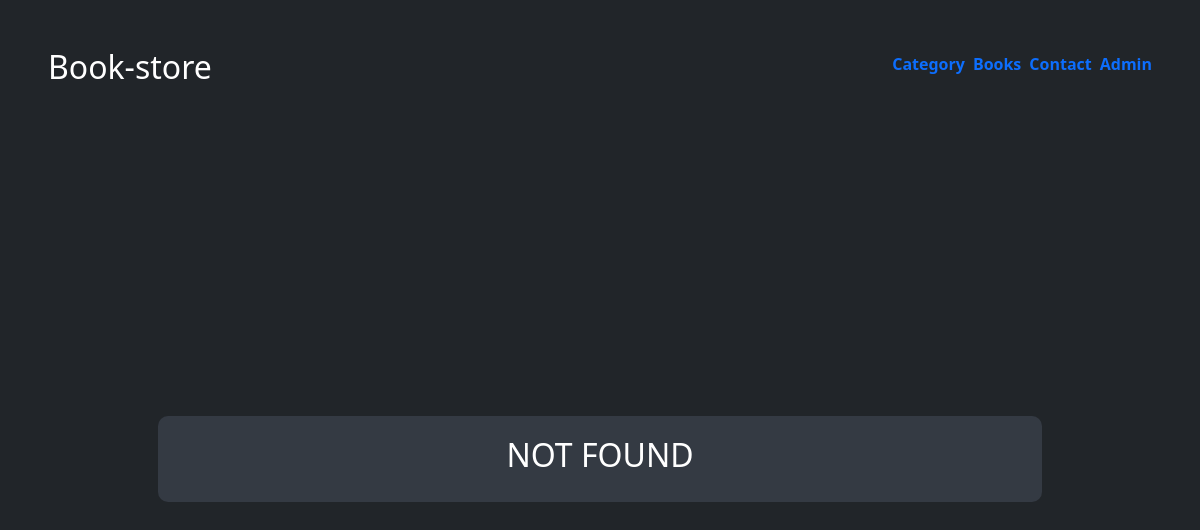
/directions/49/, run on an earlier commit of the app's database.
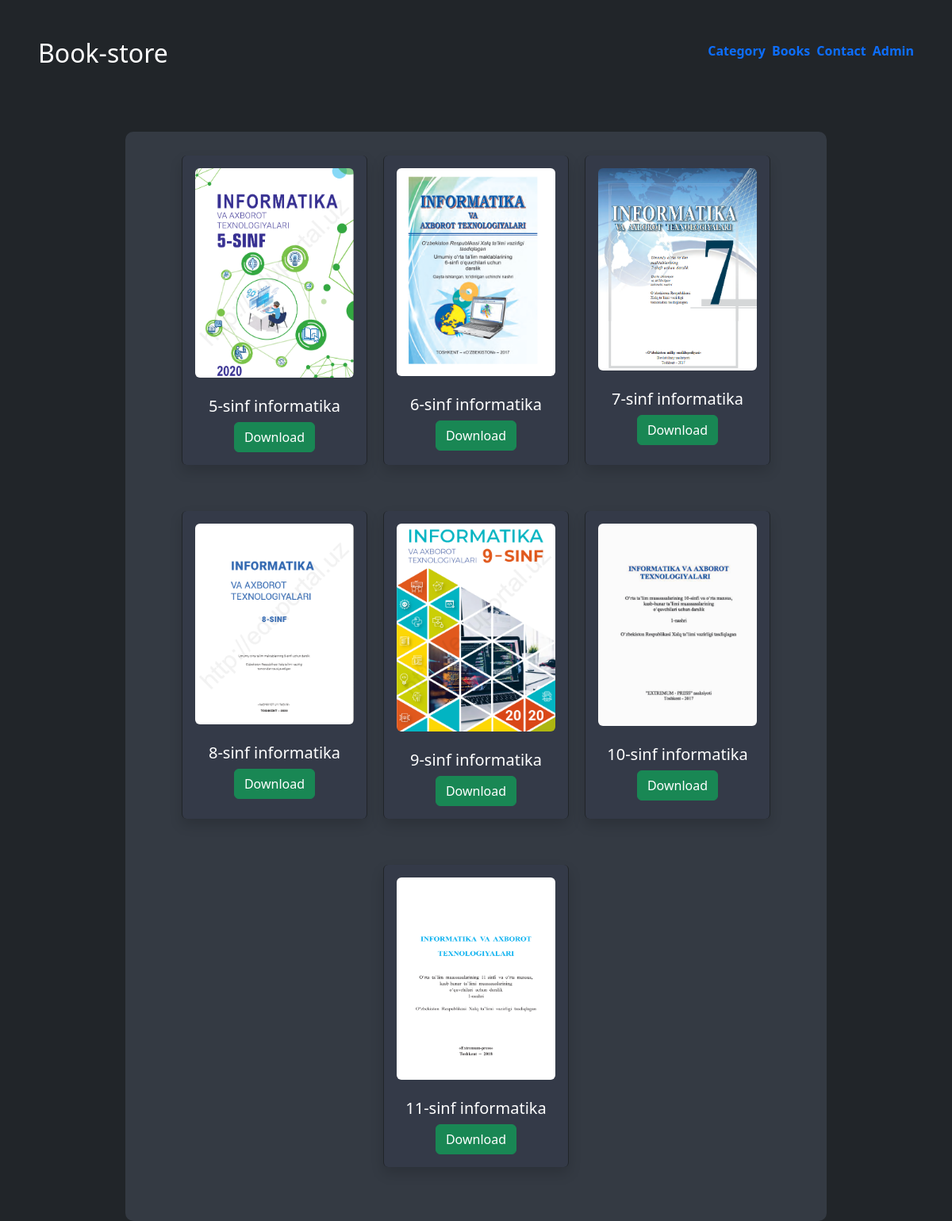
And on a later commit of the database.
### book/models.py (models this page shows)
class Book(models.Model):
    name = models.CharField(max_length=255)
    category = models.ForeignKey(Category, on_delete=models.CASCADE)
    cover = models.ImageField(upload_to='book_covers/')
    book_pdf = models.FileField(upload_to='book_pdfs/')

### book/views.py (the view)
# urls.py: path('directions/<int:pk>/', directions),
def directions(request, pk):
    book = Book.objects.filter(category=pk)
    book_pdf = Book.objects.all()
    if book:
        return render(request, 'book/book_lists.html', {'books': book})
    else:
        test = "NOT FOUND"
        return render(request, 'book/book_lists.html', {'test': test})

### book/templates/book/book_lists.html
{% extends 'book/index.html'%}
{% block body %}
<center><div class="d-flex" style="width: 80%; height: auto; display: flex; justify-content: center; flex-wrap: wrap; background-color: #343a43; border-radius: 10px; padding: 20px; margin-top:80px;">
    {% if books %}
    {% for i in books %}
<div style="with: 200px; background-color: #343a48; height: auto; margin: 10px;" class="shadow p-3 mb-5 bg-grey rounded border-dark border-end border-start">
                <figure class="figure">
                <img src="/media/{{ i.cover }}" class="figure-img img-fluid rounded" width="200" alt="dsadsa">
                </figure>
                <h5>{{ i.name }}</h5>
                <a href="/media/{{ i.book_pdf }}" download><button class="btn btn-success">Download</button></a>
                </div>
    {%  endfor %}
    {% else %}
    <h2>NOT FOUND</h2>
    {% endif %}
</div></center>
{% endblock %}

What changed in the data, as far as the page shows it:
added Book: cover (picture), name "5-sinf informatika"
added Book: cover (picture), name "6-sinf informatika"
added Book: cover (picture), name "7-sinf informatika"
added Book: cover (picture), name "8-sinf informatika"
added Book: cover (picture), name "9-sinf informatika"
added Book: cover (picture), name "10-sinf informatika"
added Book: cover (picture), name "11-sinf informatika"
Also different on the page:
text no longer shown: "NOT FOUND"
